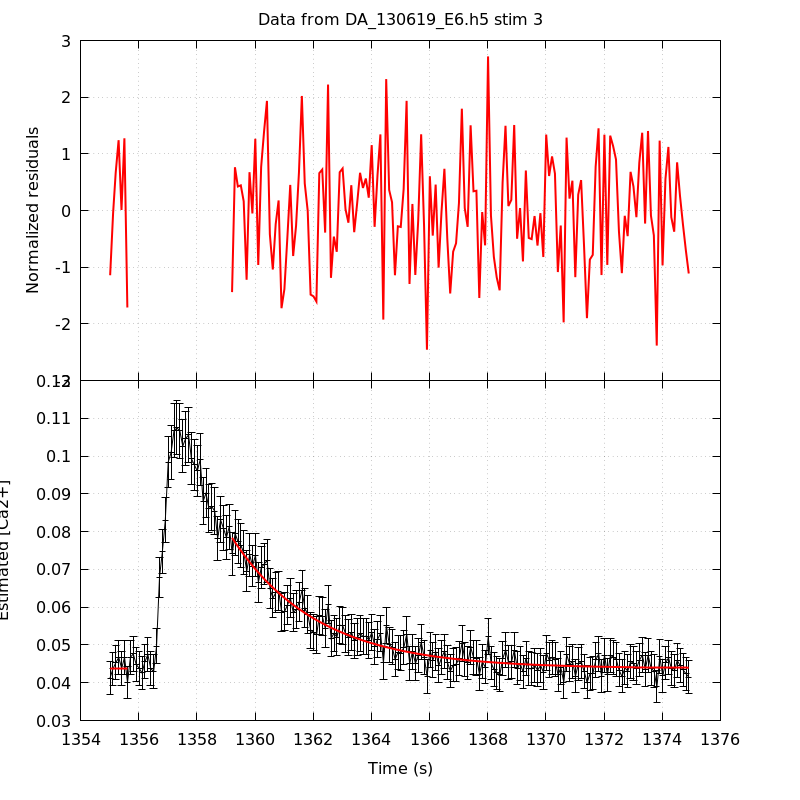

gnuplot code for this plot:
unset key
set grid
set multiplot title 'Data from DA_130619_E6.h5 stim 3' noenhanced layout 2,1 margins 0.1,0.9,0.1,0.95 spacing 0,0
set ylabel 'Normalized residuals'
set xtics format ''
plot 'DA_130619_E6_aba_RatioFit_s3' using 1:4 with lines linecolor rgb 'red' linewidth 2
set format x '%g'
set xlabel 'Time (s)'
set ylabel 'Estimated [Ca2+]'
plot 'DA_130619_E6_aba_CaRatio_s3' using 1:2:($3*1.96) with yerrorlines \
     linecolor rgb 'black' linewidth 1,                \
     'DA_130619_E6_aba_RatioFit_s3' using 1:3 with lines linecolor rgb 'red'\
     linewidth 2
unset multiplot
